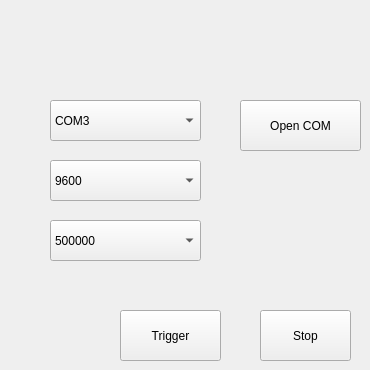
         <widget class="QWidget" name="tab_2">
          <attribute name="title">
           <string>Laser Scanner</string>
          </attribute>
          <widget class="QComboBox" name="comboBox_laser291_comport">
           <property name="geometry">
            <rect>
             <x>50</x>
             <y>100</y>
             <width>151</width>
             <height>41</height>
            </rect>
           </property>
           <property name="currentIndex">
            <number>2</number>
           </property>
           <item>
            <property name="text">
             <string>COM1</string>
            </property>
           </item>
           <item>
            <property name="text">
             <string>COM2</string>
            </property>
           </item>
           <item>
            <property name="text">
             <string>COM3</string>
            </property>
           </item>
           <item>
            <property name="text">
             <string>COM4</string>
            </property>
           </item>
           <item>
            <property name="text">
             <string>COM5</string>
            </property>
           </item>
           <item>
            <property name="text">
             <string>COM6</string>
            </property>
           </item>
           <item>
            <property name="text">
             <string>COM7</string>
            </property>
           </item>
           <item>
            <property name="text">
             <string>COM8</string>
            </property>
           </item>
           <item>
            <property name="text">
             <string>COM9</string>
            </property>
           </item>
           <item>
            <property name="text">
             <string>COM10</string>
            </property>
           </item>
           <item>
            <property name="text">
             <string>COM11</string>
            </property>
           </item>
           <item>
            <property name="text">
             <string>COM12</string>
            </property>
           </item>
           <item>
            <property name="text">
             <string>COM13</string>
            </property>
           </item>
           <item>
            <property name="text">
             <string>COM14</string>
            </property>
           </item>
           <item>
            <property name="text">
             <string>COM15</string>
            </property>
           </item>
           <item>
            <property name="text">
             <string>COM16</string>
            </property>
           </item>
           <item>
            <property name="text">
             <string>COM17</string>
            </property>
           </item>
           <item>
            <property name="text">
             <string>COM18</string>
            </property>
           </item>
           <item>
            <property name="text">
             <string>COM19</string>
            </property>
           </item>
           <item>
            <property name="text">
             <string>COM20</string>
            </property>
           </item>
           <item>
            <property name="text">
             <string>COM21</string>
            </property>
           </item>
           <item>
            <property name="text">
             <string>COM22</string>
            </property>
           </item>
           <item>
            <property name="text">
             <string>COM23</string>
            </property>
           </item>
           <item>
            <property name="text">
             <string>COM24</string>
            </property>
           </item>
           <item>
            <property name="text">
             <string>COM25</string>
            </property>
           </item>
          </widget>
          <widget class="QComboBox" name="comboBox_laser291_pre_baudrate">
           <property name="geometry">
            <rect>
             <x>50</x>
             <y>160</y>
             <width>151</width>
             <height>41</height>
            </rect>
           </property>
           <property name="currentIndex">
            <number>0</number>
           </property>
           <item>
            <property name="text">
             <string>9600</string>
            </property>
           </item>
           <item>
            <property name="text">
             <string>19200</string>
            </property>
           </item>
           <item>
            <property name="text">
             <string>38400</string>
            </property>
           </item>
           <item>
            <property name="text">
             <string>500000</string>
            </property>
           </item>
          </widget>
          <widget class="QComboBox" name="comboBox_laser291_baudrate">
           <property name="geometry">
            <rect>
             <x>50</x>
             <y>220</y>
             <width>151</width>
             <height>41</height>
            </rect>
           </property>
           <property name="currentIndex">
            <number>3</number>
           </property>
           <item>
            <property name="text">
             <string>9600</string>
            </property>
           </item>
           <item>
            <property name="text">
             <string>19200</string>
            </property>
           </item>
           <item>
            <property name="text">
             <string>38400</string>
            </property>
           </item>
           <item>
            <property name="text">
             <string>500000</string>
            </property>
           </item>
          </widget>
          <widget class="QPushButton" name="pushButton_laser291_open">
           <property name="geometry">
            <rect>
             <x>240</x>
             <y>100</y>
             <width>121</width>
             <height>51</height>
            </rect>
           </property>
           <property name="text">
            <string>Open COM</string>
           </property>
          </widget>
          <widget class="QPushButton" name="pushButton_laser291_trigger">
           <property name="geometry">
            <rect>
             <x>120</x>
             <y>310</y>
             <width>101</width>
             <height>51</height>
            </rect>
           </property>
           <property name="text">
            <string>Trigger</string>
           </property>
          </widget>
          <widget class="QPushButton" name="pushButton_laser291_stop">
           <property name="geometry">
            <rect>
             <x>260</x>
             <y>310</y>
             <width>91</width>
             <height>51</height>
            </rect>
           </property>
           <property name="text">
            <string>Stop</string>
           </property>
          </widget>
         </widget>
